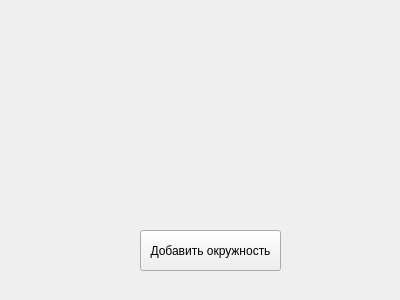
<?xml version="1.0" encoding="UTF-8"?>
<ui version="4.0">
 <class>Form</class>
 <widget class="QWidget" name="Form">
  <property name="geometry">
   <rect>
    <x>0</x>
    <y>0</y>
    <width>400</width>
    <height>300</height>
   </rect>
  </property>
  <property name="windowTitle">
   <string>Form</string>
  </property>
  <widget class="QPushButton" name="addBtn">
   <property name="geometry">
    <rect>
     <x>140</x>
     <y>230</y>
     <width>141</width>
     <height>41</height>
    </rect>
   </property>
   <property name="text">
    <string>Добавить окружность</string>
   </property>
  </widget>
 </widget>
 <resources/>
 <connections/>
</ui>
